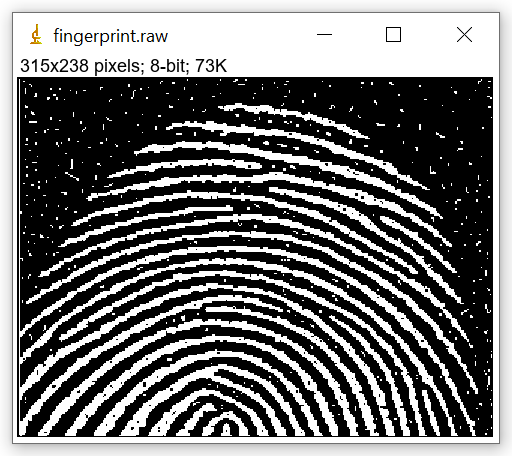
#> input picture week11/finger.png, 512 x 456 px, found by its file name
$ jupyter execute morphology_binary_images_notebook.ipynb
#> lines starting #> are read from the running program, lines starting #| are printed output that depends on the picture; after the words box and inside, x2 and y2 are one past the last pixel; in counts of white or black regions, pixels touching at a corner belong together
# Morphology in Binary Images

## Erosion, Dilation, Opening, and Closing

This notebook introduces the main morphological operations used in **binary image processing**:

- **Erosion**
- **Dilation**
- **Opening**
- **Closing**

It includes:
- concise theory
- equations for each operation
- simple Python examples
- visual demonstrations
- student tasks
- challenge exercises

---
## Learning objectives

By the end of this notebook, students should be able to:

1. explain the role of a **structuring element**
2. apply erosion and dilation to binary images
3. distinguish between opening and closing
4. interpret how morphology changes object boundaries and noise
5. implement these operations in Python

## 1. Binary Images

A **binary image** contains only two possible pixel values, usually:

- **1** for foreground (object)
- **0** for background

Morphological operations process the shape of foreground objects using a small mask called a **structuring element**.

---
## 2. Structuring Element

A structuring element is a small binary pattern, for example:

$$
B =
\begin{bmatrix}
1 & 1 & 1 \\
1 & 1 & 1 \\
1 & 1 & 1
\end{bmatrix}
$$

This kernel slides over the image and determines how the foreground is modified.

## 3. Erosion

Erosion **shrinks** foreground objects.

### Set-theoretic equation

$$
A \ominus B = \{ z \mid B_z \subseteq A \}
$$

Where:
- \(A\) is the binary image (foreground set)
- \(B\) is the structuring element
- \(B_z\) is the translation of \(B\) by \(z\)

### Intuition

A foreground pixel remains 1 **only if** the structuring element fits completely inside the object at that location.

### Effect of erosion

- removes small white noise
- thins objects
- breaks narrow connections
- shrinks boundaries

## 4. Dilation

Dilation **expands** foreground objects.

### Set-theoretic equation

$$
A \oplus B = \{ z \mid (\hat{B})_z \cap A \neq \emptyset \}
$$

A common intuitive interpretation is:
- a pixel becomes foreground if **any** relevant part of the structuring element overlaps the object

### Effect of dilation

- enlarges objects
- fills tiny holes
- connects nearby components
- thickens boundaries

## 5. Opening

Opening is erosion followed by dilation.

### Equation

$$
A \circ B = (A \ominus B) \oplus B
$$

### Effect of opening

- removes small bright objects
- smooths boundaries
- preserves larger object shape better than erosion alone

Opening is useful when the image contains **small foreground noise**.

## 6. Closing

Closing is dilation followed by erosion.

### Equation

$$
A \bullet B = (A \oplus B) \ominus B
$$

### Effect of closing

- fills small holes in objects
- closes small gaps
- connects nearby foreground regions
- smooths boundaries

Closing is useful when objects contain **small black holes or gaps**.

## 7. Import libraries

The examples below use:
- **NumPy** for array creation
- **Matplotlib** for display
- **OpenCV** for morphology

Run the next cell first.

[cell 1]
import numpy as np
import cv2
import matplotlib.pyplot as plt

print("Libraries imported successfully.")

## 8. Create a simple binary image

We will generate a synthetic binary image with:
- one main square object
- a small noise dot
- a small hole inside the object

[cell 2]
img = np.zeros((12, 12), dtype=np.uint8)

# Main object
img[3:9, 3:9] = 1

# Small hole inside the object
img[5, 5] = 0

# Small foreground noise
img[1, 10] = 1

print(img)

[cell 3]
img = cv2.imread("C:/Users/sudob/OneDrive/Desktop/week11/finger.png", cv2.IMREAD_GRAYSCALE)
#> img: shape (456, 512); min 0, max 255, mean 116
plt.figure(figsize=(5, 5))
plt.imshow(img, cmap='gray', vmin=0, vmax=1)
plt.title("Original Binary Image")
plt.axis("off")
plt.show()

## 9. Define the structuring element

Here we use a 3×3 square kernel.

[cell 4]
kernel = np.ones((3, 3), dtype=np.uint8)
print(kernel)

## 10. Apply erosion

Observe how:
- the object becomes smaller
- the tiny noise dot disappears
- narrow details can be lost

[cell 5]
eroded = cv2.erode(img, kernel, iterations=1)
img = cv2.imread("C:/Users/sudob/OneDrive/Desktop/week11/finger.png", cv2.IMREAD_GRAYSCALE)

plt.figure(figsize=(5, 5))
plt.imshow(eroded, cmap='gray', vmin=0, vmax=1)
plt.title("Eroded Image")
plt.axis("off")
plt.show()

print(eroded)
#> (printed output is left out)

## 11. Apply dilation

Observe how:
- the object grows
- the small hole may reduce or disappear
- small components can become larger

[cell 6]
dilated = cv2.dilate(img, kernel, iterations=1)

plt.figure(figsize=(5, 5))
plt.imshow(dilated, cmap='gray', vmin=0, vmax=1)
plt.title("Dilated Image")
plt.axis("off")
plt.show()

print(dilated)
#> (printed output is left out)

## 12. Apply opening

Opening = erosion + dilation

It is often used to remove small foreground noise while keeping the main object.

[cell 7]
opened = cv2.morphologyEx(img, cv2.MORPH_OPEN, kernel)

plt.figure(figsize=(5, 5))
plt.imshow(opened, cmap='gray', vmin=0, vmax=1)
plt.title("Opened Image")
plt.axis("off")
plt.show()

print(opened)
#> (printed output is left out)

## 13. Apply closing

Closing = dilation + erosion

It is often used to fill small holes and close small breaks.

[cell 8]
closed = cv2.morphologyEx(img, cv2.MORPH_CLOSE, kernel)

plt.figure(figsize=(5, 5))
plt.imshow(closed, cmap='gray', vmin=0, vmax=1)
plt.title("Closed Image")
plt.axis("off")
plt.show()

print(closed)
#> (printed output is left out)

## 14. Compare all operations side by side

[cell 9]
images = [img, eroded, dilated, opened, closed]
titles = ["Original", "Erosion", "Dilation", "Opening", "Closing"]

plt.figure(figsize=(15, 3))
for i in range(len(images)):
    plt.subplot(1, 5, i + 1)
    plt.imshow(images[i], cmap='gray', vmin=0, vmax=1)
    plt.title(titles[i])
    plt.axis("off")
#> this loop made 5 passes
plt.tight_layout()
plt.show()

## 15. A second example with gaps and holes

This example shows more clearly when opening and closing are useful.

[cell 10]
img = cv2.imread("C:/Users/sudob/OneDrive/Desktop/week11/finger.png", cv2.IMREAD_GRAYSCALE)

img2 = np.zeros((15, 15), dtype=np.uint8)

# Large rectangle
img2[3:12, 3:12] = 1

# Add small holes
img2[5, 5] = 0
img2[8, 8] = 0

# Add a gap in the boundary
img2[3:5, 7] = 0

# Add noise
img2[1, 1] = 1
img2[13, 13] = 1


opened2 = cv2.morphologyEx(img2, cv2.MORPH_OPEN, kernel)
closed2 = cv2.morphologyEx(img2, cv2.MORPH_CLOSE, kernel)


plt.figure(figsize=(12, 4))

plt.subplot(1, 3, 1)
plt.imshow(img2, cmap='gray', vmin=0, vmax=1)
plt.title("Original Example 2")
plt.axis("off")

plt.subplot(1, 3, 2)
plt.imshow(opened2, cmap='gray', vmin=0, vmax=1)
plt.title("Opening")
plt.axis("off")

plt.subplot(1, 3, 3)
plt.imshow(closed2, cmap='gray', vmin=0, vmax=1)
plt.title("Closing")
plt.axis("off")

plt.tight_layout()
plt.show()

## 16. Interpretation summary

### Erosion
Best for:
- removing small foreground noise
- shrinking objects
- separating touching objects

### Dilation
Best for:
- growing objects
- connecting nearby components
- filling very small gaps

### Opening
Best for:
- removing small bright noise
- preserving the general shape of larger objects

### Closing
Best for:
- filling small dark holes
- connecting small breaks inside objects

## 17. Student Tasks

### Task 1
Create a binary image of size **20 × 20** that contains:
- one square
- one circle-like object
- at least two isolated noise pixels

Then display the image.

### Task 2
Use a **3 × 3** kernel and apply:
- erosion
- dilation
- opening
- closing

Display all outputs.

### Task 3
Change the kernel to **5 × 5** and compare the results with the **3 × 3** kernel.

Write 3–4 sentences about:
- which operation changed the object the most
- which operation removed noise best
- which operation filled holes best

### Task 4
Create a binary image with two nearby objects separated by a one-pixel gap.
Apply dilation and explain whether the objects become connected.

### Task 5
Create an object with a small hole inside it.
Apply closing and explain the result.

[cell 11]
import cv2
import numpy as np
import matplotlib.pyplot as plt

[cell 12]
img = cv2.imread("C:/Users/sudob/OneDrive/Desktop/week11/finger.png", cv2.IMREAD_GRAYSCALE)

plt.imshow(img, cmap='gray')
plt.title("Original Image")
plt.axis('off')
plt.show()

# Convert to binary
_, binary = cv2.threshold(img, 127, 255, cv2.THRESH_BINARY)
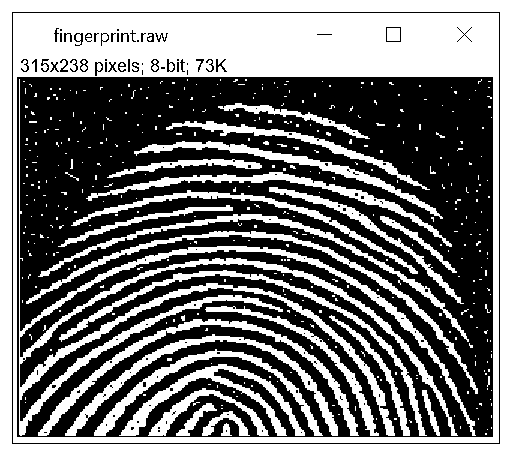
#> binary: shape (456, 512); 46% white; 419 white regions (386 under 20 px), largest, box (x1, y1, x2, y2) and area: (13, 13, 499, 443) 36006, (0, 0, 512, 456) 22656, (19, 79, 476, 436) 11622

plt.imshow(binary, cmap='gray')
plt.title("Binary Image")
plt.axis('off')
plt.show()

[cell 13]
kernel3 = np.ones((3,3), np.uint8)

erosion3 = cv2.erode(binary, kernel3)
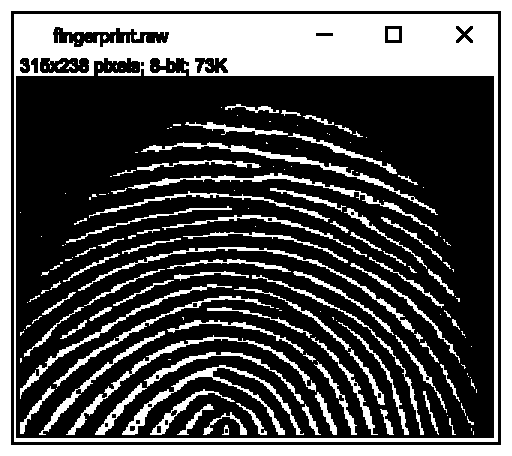
#> erosion3: shape (456, 512); 32.7% white; 179 white regions (92 under 20 px), largest, box (x1, y1, x2, y2) and area: (14, 14, 498, 442) 30209, (0, 0, 512, 456) 20812, (122, 365, 304, 435) 1543
dilation3 = cv2.dilate(binary, kernel3)
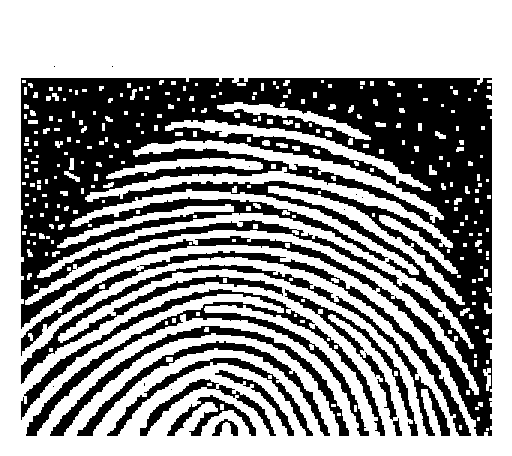
#> dilation3: shape (456, 512); 59.4% white; 25 black regions (12 under 20 px), largest, box (x1, y1, x2, y2) and area: (21, 78, 492, 436) 67129, (21, 289, 385, 436) 6589, (21, 265, 450, 436) 5104
opening3 = cv2.morphologyEx(binary, cv2.MORPH_OPEN, kernel3)
#> opening3: shape (456, 512); 44.8% white; 73 white regions (31 under 20 px), largest, box (x1, y1, x2, y2) and area: (13, 13, 499, 443) 35418, (0, 0, 512, 456) 22656, (19, 246, 475, 426) 3090
closing3 = cv2.morphologyEx(binary, cv2.MORPH_CLOSE, kernel3)
#> closing3: shape (456, 512); 48.1% white; 345 white regions (328 under 20 px), largest, box (x1, y1, x2, y2) and area: (0, 0, 512, 456) 92658, (26, 231, 478, 394) 2744, (38, 214, 469, 342) 2440

titles = ["Erosion 3x3", "Dilation 3x3", "Opening 3x3", "Closing 3x3"]
imgs = [erosion3, dilation3, opening3, closing3]

plt.figure(figsize=(10,3))
for i in range(4):
    plt.subplot(1,4,i+1)
    plt.imshow(imgs[i], cmap='gray')
    plt.title(titles[i])
    plt.axis('off')

plt.show()

[cell 14]
kernel5 = np.ones((5,5), np.uint8)

erosion5 = cv2.erode(binary, kernel5)
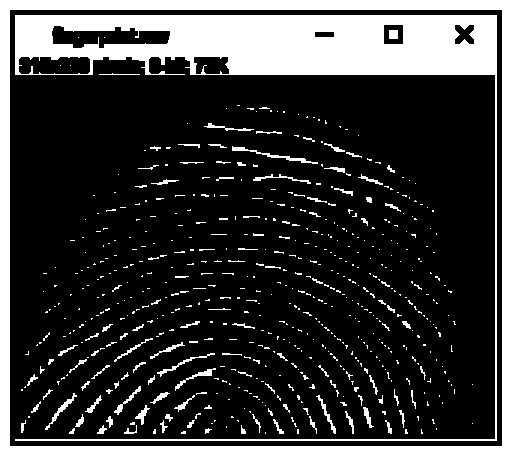
#> erosion5: shape (456, 512); 22.1% white; 591 white regions (487 under 20 px), largest, box (x1, y1, x2, y2) and area: (15, 15, 497, 441) 25188, (0, 0, 512, 456) 18960, (232, 146, 318, 164) 245
dilation5 = cv2.dilate(binary, kernel5)
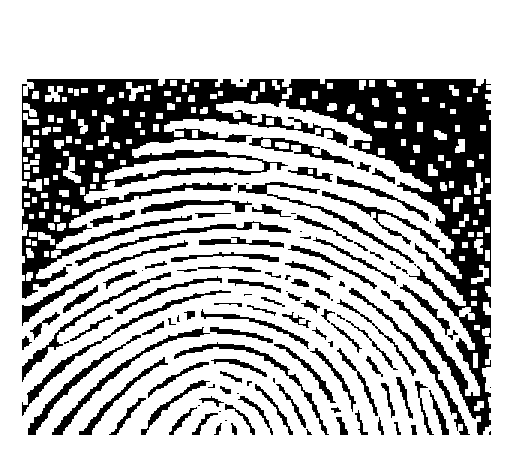
#> dilation5: shape (456, 512); 71.4% white; 122 black regions (29 under 20 px), largest, box (x1, y1, x2, y2) and area: (22, 79, 491, 435) 42770, (22, 290, 231, 416) 1113, (52, 327, 210, 435) 1032
opening5 = cv2.morphologyEx(binary, cv2.MORPH_OPEN, kernel5)
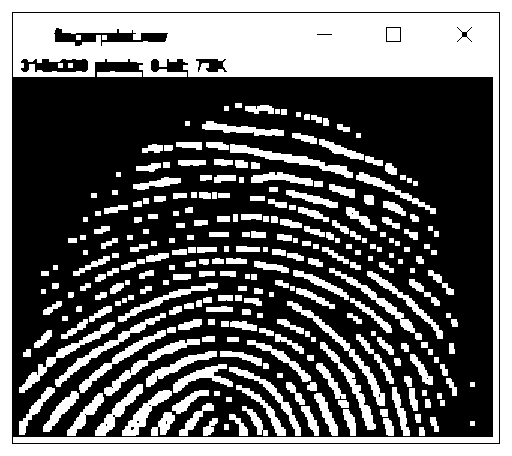
#> opening5: shape (456, 512); 39.6% white; 278 white regions, largest, box (x1, y1, x2, y2) and area: (13, 13, 499, 443) 32964, (0, 0, 512, 456) 22656, (287, 301, 385, 406) 949
closing5 = cv2.morphologyEx(binary, cv2.MORPH_CLOSE, kernel5)
#> closing5: shape (456, 512); 49.1% white; 241 white regions (226 under 20 px), largest, box (x1, y1, x2, y2) and area: (0, 0, 512, 456) 102992, (86, 165, 452, 252) 2486, (134, 141, 443, 222) 2291

plt.figure(figsize=(8,3))

plt.subplot(1,2,1)
plt.imshow(erosion3, cmap='gray')
plt.title("Erosion 3x3")
plt.axis('off')

plt.subplot(1,2,2)
plt.imshow(erosion5, cmap='gray')
plt.title("Erosion 5x5")
plt.axis('off')

plt.show()

[cell 15]
img2 = np.zeros((100, 100), dtype=np.uint8)

img2[30:60, 20:40] = 255
img2[30:60, 41:60] = 255   # 1-pixel gap

plt.imshow(img2, cmap='gray')
plt.title("Before Dilation")
plt.axis('off')
plt.show()

dilated = cv2.dilate(img2, kernel3)

plt.imshow(dilated, cmap='gray')
plt.title("After Dilation")
plt.axis('off')
plt.show()

[cell 16]
img3 = np.zeros((100, 100), dtype=np.uint8)

img3[20:80, 20:80] = 255   # big square
img3[40:60, 40:60] = 0     # hole

plt.imshow(img3, cmap='gray')
plt.title("Before Closing")
plt.axis('off')
plt.show()

closed = cv2.morphologyEx(img3, cv2.MORPH_CLOSE, kernel3)

plt.imshow(closed, cmap='gray')
plt.title("After Closing")
plt.axis('off')
plt.show()

## 18. Challenge Exercises

### Challenge 1
Without using `cv2.morphologyEx`, implement **opening** manually by combining:
1. erosion
2. dilation

### Challenge 2
Without using `cv2.morphologyEx`, implement **closing** manually by combining:
1. dilation
2. erosion

### Challenge 3
Test three different structuring elements:
- 3 × 3 square
- 5 × 5 square
- cross-shaped kernel

Then compare how they affect the same binary image.

### Challenge 4
Generate a binary image with multiple noisy objects and try to:
- remove isolated foreground pixels with opening
- fill small holes with closing

Explain why the order of operations matters.

### Challenge 5
Write a function:

```python
def show_morphology_results(binary_image, kernel):
    ...
```

The function should display:
- original
- eroded
- dilated
- opened
- closed

[cell 17]
import cv2
import numpy as np
import matplotlib.pyplot as plt

[cell 18]
def manual_opening(binary, kernel):
    eroded = cv2.erode(binary, kernel)
    opened = cv2.dilate(eroded, kernel)
    return opened

[cell 19]
def manual_closing(binary, kernel):
    dilated = cv2.dilate(binary, kernel)
    closed = cv2.erode(dilated, kernel)
    return closed

[cell 20]
# Load image (CHANGE PATH)
img = cv2.imread("C:/Users/sudob/OneDrive/Desktop/week11/finger.png", cv2.IMREAD_GRAYSCALE)

_, binary = cv2.threshold(img, 127, 255, cv2.THRESH_BINARY)

# Kernels
kernel_3 = np.ones((3,3), np.uint8)
kernel_5 = np.ones((5,5), np.uint8)
kernel_cross = cv2.getStructuringElement(cv2.MORPH_CROSS, (5,5))

# Apply erosion
e3 = cv2.erode(binary, kernel_3)
e5 = cv2.erode(binary, kernel_5)
ec = cv2.erode(binary, kernel_cross)
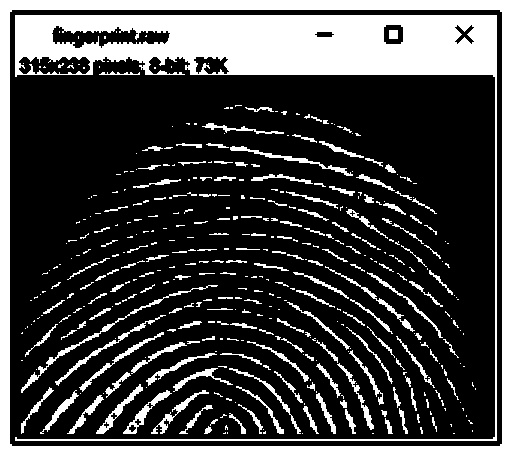
#> ec: shape (456, 512); 26.4% white; 425 white regions (261 under 20 px), largest, box (x1, y1, x2, y2) and area: (15, 15, 497, 441) 26069, (0, 0, 512, 456) 18976, (21, 285, 218, 393) 663

# Show comparison
titles = ["3x3", "5x5", "Cross"]
imgs = [e3, e5, ec]

plt.figure(figsize=(10,3))
for i in range(3):
    plt.subplot(1,3,i+1)
    plt.imshow(imgs[i], cmap='gray')
    plt.title(titles[i])
    plt.axis('off')

plt.show()

[cell 21]
# Create noisy binary image
noisy = np.zeros((100,100), dtype=np.uint8)

# Main object
noisy[20:80, 20:80] = 255

# Add noise pixels
np.random.seed(0)
for _ in range(200):
    x = np.random.randint(0,100)
    y = np.random.randint(0,100)
    noisy[x,y] = 255

# Add small hole
noisy[40:50, 40:50] = 0

plt.imshow(noisy, cmap='gray')
plt.title("Noisy Image")
plt.axis('off')
plt.show()
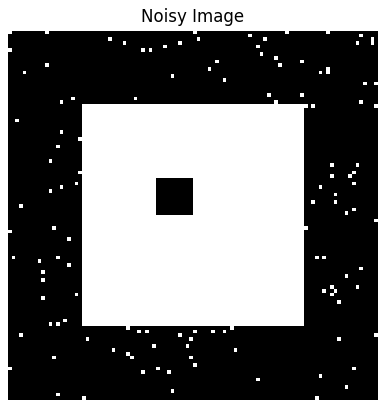
#> figure drawn by matplotlib, 1 panel

# Opening removes noise
clean = manual_opening(noisy, kernel_3)

# Closing fills holes
filled = manual_closing(clean, kernel_3)

plt.figure(figsize=(10,3))

plt.subplot(1,3,1)
plt.imshow(noisy, cmap='gray')
plt.title("Original")

plt.subplot(1,3,2)
plt.imshow(clean, cmap='gray')
plt.title("After Opening")

plt.subplot(1,3,3)
plt.imshow(filled, cmap='gray')
plt.title("After Closing")

plt.show()
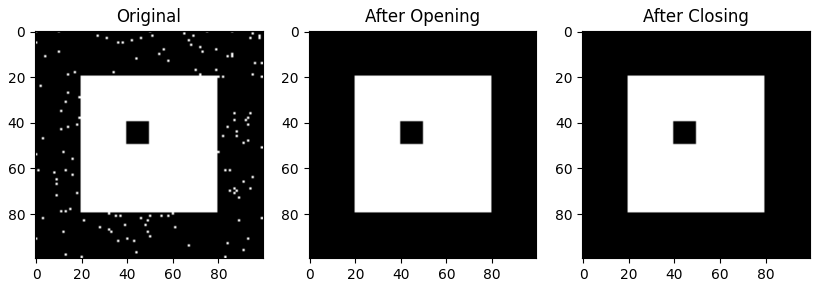
#> figure drawn by matplotlib, 3 panels

[cell 22]
def show_morphology_results(binary_image, kernel):
    eroded = cv2.erode(binary_image, kernel)
    dilated = cv2.dilate(binary_image, kernel)
    opened = cv2.dilate(eroded, kernel)
    closed = cv2.erode(dilated, kernel)

    titles = ["Original", "Erosion", "Dilation", "Opening", "Closing"]
    images = [binary_image, eroded, dilated, opened, closed]

    plt.figure(figsize=(10,3))
    for i in range(5):
        plt.subplot(1,5,i+1)
        plt.imshow(images[i], cmap='gray')
        plt.title(titles[i])
        plt.axis('off')

    plt.show()

[cell 23]
kernel = np.ones((3,3), np.uint8)
show_morphology_results(binary, kernel)

[cell 24]
# Starter template

student_img = np.zeros((20, 20), dtype=np.uint8)

# Example object
student_img[5:15, 5:15] = 1

# Add noise
student_img[2, 2] = 1
student_img[17, 16] = 1

student_kernel = np.ones((3, 3), dtype=np.uint8)

student_eroded = cv2.erode(student_img, student_kernel, iterations=1)
student_dilated = cv2.dilate(student_img, student_kernel, iterations=1)
student_opened = cv2.morphologyEx(student_img, cv2.MORPH_OPEN, student_kernel)
student_closed = cv2.morphologyEx(student_img, cv2.MORPH_CLOSE, student_kernel)

plt.figure(figsize=(12, 6))

plt.subplot(2, 3, 1)
plt.imshow(student_img, cmap='gray', vmin=0, vmax=1)
plt.title("Original")
plt.axis("off")

plt.subplot(2, 3, 2)
plt.imshow(student_eroded, cmap='gray', vmin=0, vmax=1)
plt.title("Erosion")
plt.axis("off")

plt.subplot(2, 3, 3)
plt.imshow(student_dilated, cmap='gray', vmin=0, vmax=1)
plt.title("Dilation")
plt.axis("off")

plt.subplot(2, 3, 4)
plt.imshow(student_opened, cmap='gray', vmin=0, vmax=1)
plt.title("Opening")
plt.axis("off")

plt.subplot(2, 3, 5)
plt.imshow(student_closed, cmap='gray', vmin=0, vmax=1)
plt.title("Closing")
plt.axis("off")

plt.tight_layout()
plt.show()
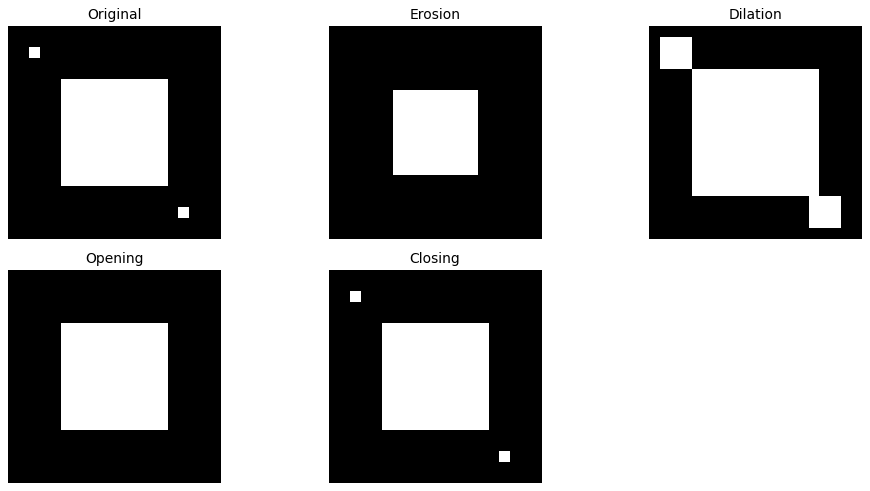
#> figure drawn by matplotlib, 5 panels
